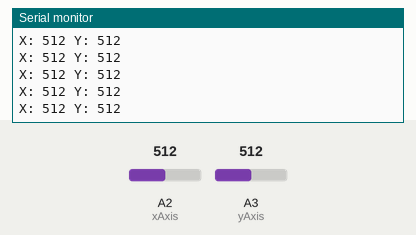
The sketch below on a simulated Arduino Uno, built with avr-gcc and run on an emulated ATmega328P. On the bench: the last lines printed to the serial monitor. The test bench sets the inputs (shaded band); at power-on: A2 (xAxis) = 512, A3 (yAxis) = 512.

Above: at 1.2 s.
1.3 s: A2 (xAxis) set to 109
At 1.8 s:
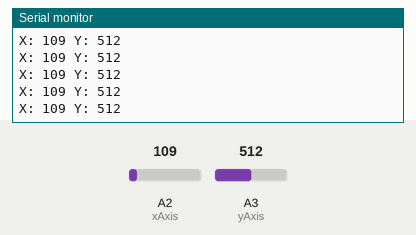
4.3 s: A2 (xAxis) set to 94
At 5.3 s:
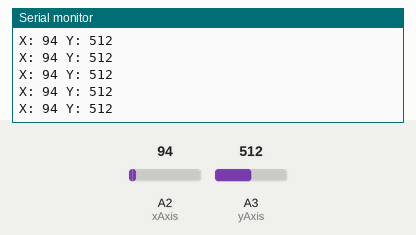
Timing chart, 0 to 7.3 s (numbered marks = the images above; inputs shaded):
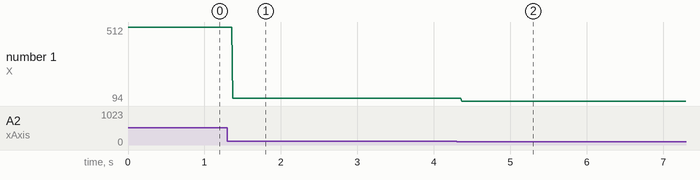

Measured:
- after the input at 1.3 s, the serial monitor: prints a new line after 0.07 s (image 1)
- after the input at 4.3 s, the serial monitor: prints a new line after 0.07 s (image 2)
- plotted number 1: 512 → 109 after the input at 1.3 s, 109 → 94 after the input at 4.3 s

The sketch:

JoystickArduino.ino
```cpp
const int xAxis=A2;
const int yAxis=A3;
int x;
int y;
void setup(){
  Serial.begin(9600);
}
void loop(){
  x=analogRead(xAxis);
  y=analogRead(yAxis);
  String texto="X: "+String(x)+" Y: "+String(y);
  Serial.println(texto);
}
```
